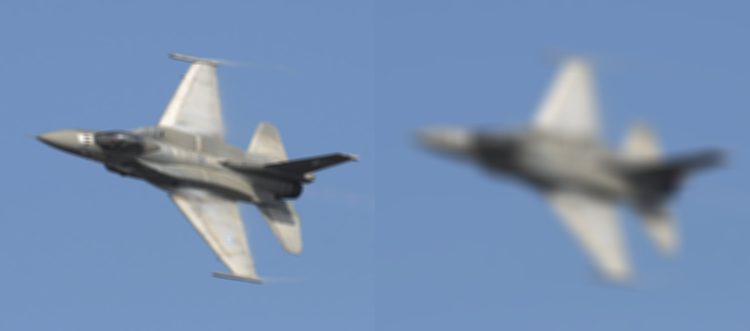
#> input picture Trabajo1/src/ej1A-3.png, 750 x 331 px, given in place of plane.bmp, which was not available
$ python main.py
#> lines starting #> are read from the running program, lines starting #| are printed output that depends on the picture; pictures that were not available may be replaced by others from this repository, and a replacement may not be noted
#! /usr/bin/python3
# Autor: Pablo Baeyens
# Uso: ./main.py

import cv2 as cv
import numpy as np
import math

#########################
# PARÁMETROS AJUSTABLES #
#   Y CONSTANTES        #
#########################

PATH = "imagenes/" # Carpeta de imágenes
IM_PATH = PATH + "plane.bmp" # Path de la imagen que uso como ejemplo
COLOR, GRIS = cv.IMREAD_COLOR, cv.IMREAD_GRAYSCALE


########################
# FUNCIONES AUXILIARES #
########################

def espera():
  """Función para introducir una espera"""
  input("[Enter para continuar]")

# Del trabajo 0

def leeimagen(filename, flagColor):
  """Lee una imagen y la muestra (tanto en grises como en color)
    - filename: nombre del fichero
    - flagColor: flag que indica si tiene color o no"""

  return cv.imread(filename, flagColor)

N = 1
def pintaI(im, titulo = "Imagen"):
  """Visualiza una matriz de números reales cualquiera
     - im: Imagen a visualizar"""

  cv.imshow(titulo, im)
  cv.waitKey(0)
  cv.destroyAllWindows()

def isBW(im):
  """Indica si una imagen está en blanco y negro"""
  return len(im.shape) == 2

def muestraMI(vim, titulo = "Imágenes"):
  """Visualiza varias imágenes a la vez
  - vim: Secuencia de imágenes"""

  altura = max(im.shape[0] for im in vim)

  for i,im in enumerate(vim):
    if isBW(im): # Pasar a color
      vim[i] = cv.cvtColor(vim[i], cv.COLOR_GRAY2BGR)

    if im.shape[0] < altura: # Redimensionar imágenes
      borde = int((altura - vim[i].shape[0])/2)
      vim[i] = cv.copyMakeBorder(
        vim[i], borde, borde + (altura - vim[i].shape[0]) % 2,
        0, 0, cv.BORDER_CONSTANT, value = (0,0,0))

  imMulti = cv.hconcat(vim)
  pintaI(imMulti, titulo)


def pintaMI(*parejas):
  """Representa varias imágenes con sus títulos en una ventana
  - parejas: lista de pares (imagen, título)
  """

  vim, titulos = zip(*parejas)
  muestraMI(list(vim), titulo = " | ".join(titulos))

###############
# EJERCICIO 1 #
###############

## 1 A)

def ap1A(im, sX, sY = 0, tam = 0):
  """Aplica una máscara Gaussiana 2D.

  Argumentos posicionales:
   - im: la imagen
   - sX: sigma en la dirección X (y la Y si no se especifica sY)

  Argumentos opcionales:
   - tam: tamaño del kernel. Por defecto lo calcula GaussianBlur.
   - sY: sigma en la dirección Y. Por defecto igual a sX

  Devuelve: La imagen con la máscara aplicada
  """
  return cv.GaussianBlur(im, (tam,tam), sX, sigmaY = sY)

def ejemplo1A(im):
  """Ejemplos de apartado 1A con σ pequeño, grande,
  distinto en ambas direcciones y con tamaño fijado explícitamente."""

  pintaMI((im, "Original"),
           (ap1A(im, 3),  "σ = 3"),
           (ap1A(im, 15), "σ = 15"))

  pintaMI((im, "Original"),
          (ap1A(im, 3, sY = 15), "σx = 3, σy = 15"),
          (ap1A(im, 15, sY = 3), "σx = 15, σy = 3"))

  pintaMI((im, "Original"),
           (ap1A(im, 10, tam = 5), "σ = 10, tam = 3"),
           (ap1A(im, 10, tam = 21), "σ = 10, tam = 21"))


## 1 B)

def ap1B(dx,dy,tam):
  """Obtiene máscaras 1D de máscaras derivadas.

  Argumentos posicionales:
  - dx: orden de derivación respecto de x
  - dy: orden de derivación respecto de y
  - tam: tamaño del kernel

  Devuelve: Vectores de derivada
  """
  return cv.getDerivKernels(dx,dy,tam)

def ejemplo1B():
  """Ejemplos de apartado 1B con distintos tamaños de kernel y derivadas."""

  # Derivadas y tamaños de kernel a probar
  ders = [(0,1), (0,2), (1,0), (1,1), (1,2), (2,0), (2,1), (2,2)]
  tams = [3, 5]

  for tam in tams:
    print("tam = {}".format(tam))
    for dx, dy in ders:
      print("  dx = {}, dy = {}".format(dx, dy), end = ": ")
      # Imprimo como vectores fila para ahorrar espacio
      print("{}, {}".format(*map(np.transpose,
                                 ap1B(dx, dy, tam) )))


## 1 C)

# [221 lines left out: functions ap1C, ejemplo1C, ap2A, ejemplo2A, ap2B, ejemplo2B and 9 more, not called in this run]

def ejemploB1():
  """Ejemplo 1 BONUS con σ = 0.5"""
  print("  Máscara gaussiana con σ = 0.5: {v}".format(v = bonus1(0.5)))

## 2


# [139 lines left out: functions correl, bonus2, ejemploB2, bonus3, ejemploB123, pirAbajo and 4 more, not called in this run]


def main():
  """Llama de forma secuencial a la función de cada apartado."""

  im = leeimagen(IM_PATH, COLOR)
#> in leeimagen, returned value is the input picture: shape (331, 750, 3); mean B, G, R 178.8, 143.9, 118.8
  # Usar imágenes de un sólo canal para 2
  im_bn = leeimagen(IM_PATH, GRIS)
#> call 2 of leeimagen, with filename = 'imagenes/plane.bmp', flagColor = 0
#> in leeimagen (call 2), `return cv.imread(filename, flagColor)`:
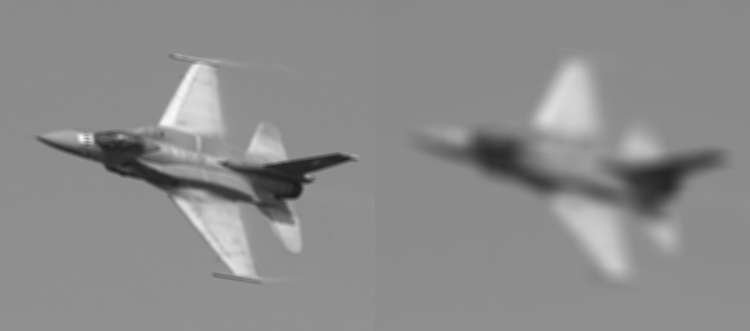
#> returned value: shape (331, 750); min 28, max 249, mean 139.8

  pintaI(im)

  print("Ejemplo 1A: (en visor de imágenes)")
  ejemplo1A(im)
#> call 2 of ap1A, with sX = 15, sY = 0, tam = 0
#> in ap1A (call 2), `return cv.GaussianBlur(im, (tam,tam), sX, sigmaY = sY)`:
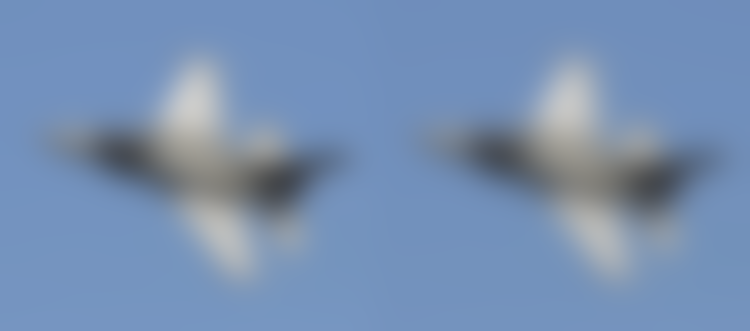
#> returned value: shape (331, 750, 3); mean of channels 0, 1, 2 178.8, 143.9, 118.8; drawn as B, G, R
#> in pintaMI, `vim, titulos = zip(*parejas)`: titulos = ('Original', 'σ = 3', 'σ = 15')
#> in muestraMI, `altura = max(im.shape[0] for im in vim)`: altura = 331
#> the loop in muestraMI, `for i,im in enumerate(vim):` made 3 passes
#> after the loop in muestraMI, `for i,im in enumerate(vim):`: vim = 3 items
#> in muestraMI, `imMulti = cv.hconcat(vim)`:
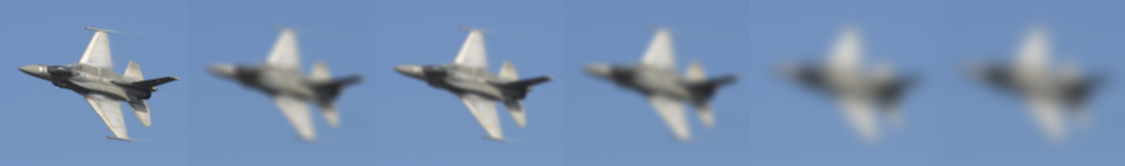
#> imMulti: shape (331, 2250, 3) (shown at 1/2 size); mean of channels 0, 1, 2 178.8, 143.9, 118.8; drawn as B, G, R
#> call 4 of ap1A, with sX = 15, sY = 3, tam = 0
#> in ap1A (call 4), `return cv.GaussianBlur(im, (tam,tam), sX, sigmaY = sY)`:
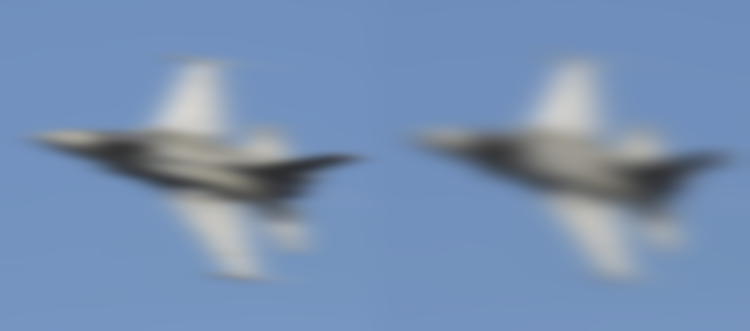
#> returned value: shape (331, 750, 3); mean of channels 0, 1, 2 178.8, 143.9, 118.8; drawn as B, G, R
#> the loop in muestraMI (call 2), `for i,im in enumerate(vim):` made 3 passes
#> in muestraMI (call 2), `imMulti = cv.hconcat(vim)`:
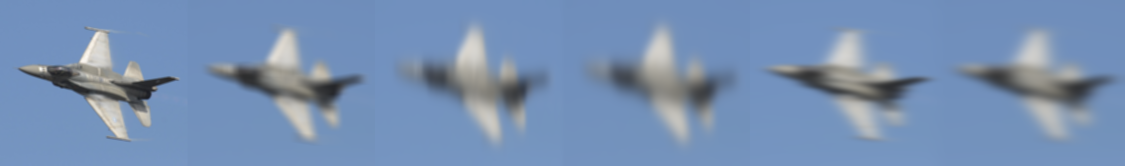
#> imMulti: shape (331, 2250, 3) (shown at 1/2 size); mean of channels 0, 1, 2 178.8, 143.9, 118.8; drawn as B, G, R
#> the loop in muestraMI (call 3), `for i,im in enumerate(vim):` made 3 passes
#> in muestraMI (call 3), `imMulti = cv.hconcat(vim)`:
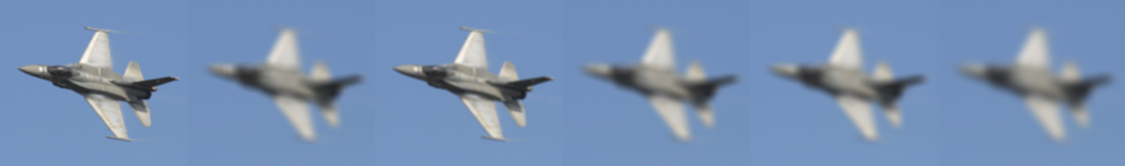
#> imMulti: shape (331, 2250, 3) (shown at 1/2 size); mean of channels 0, 1, 2 178.8, 143.9, 118.8; drawn as B, G, R
  print("Ejemplo 1B:")
  ejemplo1B()
  espera()
  print("Ejemplo 1C: (en visor de imágenes)")
  ejemplo1C(im_bn)
  print("Ejemplo 2A: (en visor de imágenes)")
  ejemplo2A(im_bn)
  print("Ejemplo 2B: (en visor de imágenes)")
  ejemplo2B(im_bn)
  print("Ejemplo 2C: (en visor de imágenes)")
  ejemplo2C(im_bn)
  print("Ejemplo 2D: (en visor de imágenes)")
  ejemplo2D(im_bn)
  print("Ejemplo 2E: (en visor de imágenes)")
  ejemplo2E(im_bn)
  print("Ejemplo 3: (en visor de imágenes)")
  ejemplo3()
  print("Ejemplo 1 BONUS")
  ejemploB1()
  espera()
  print("Ejemplo 2 BONUS")
  ejemploB2()
  espera()
  print("Ejemplo 1,2 y 3 BONUS (en visor de imágenes)")
  ejemploB123(im)
  print("Ejemplo 3 bis BONUS (en visor de imágenes)")
  ejemploB3b(im_bn)
  print("Ejemplo 4 BONUS (en visor de imágenes)")
  ejemploB4()


if __name__ == "__main__":
#> (the run stopped early here; a loop or call above may not have finished)
